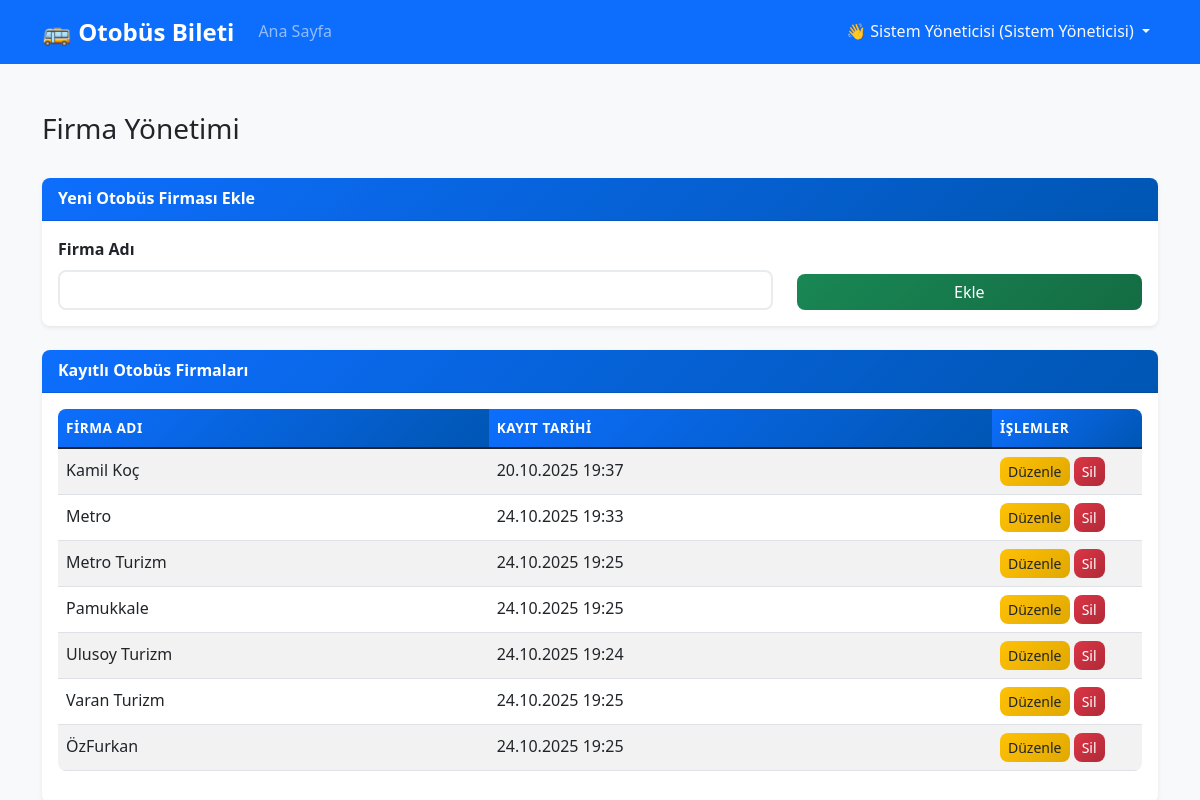
Screenshot of /admin/manage_companies.php (signed in) with the database file from the repository.
### tables this page shows
CREATE TABLE bus_companies (
            id TEXT PRIMARY KEY,
            name TEXT UNIQUE NOT NULL,
            logo_path TEXT,
            created_at DATETIME DEFAULT CURRENT_TIMESTAMP
        );

### config/database.php (called while the page is built, shortened)
<?php
class Database {
    private $pdo;
    public function __construct() {
        try {
            $dbPath = __DIR__ . '/../db_storage/bus_ticket.db';
            $this->pdo = new PDO('sqlite:' . $dbPath);
            $this->pdo->setAttribute(PDO::ATTR_ERRMODE, PDO::ERRMODE_EXCEPTION);
            $this->pdo->exec('PRAGMA foreign_keys = ON;');
        } catch (PDOException $e) {
            error_log("Veritabanı bağlantı hatası: " . $e->getMessage());
            die("Sistemde bir hata oluştu. Lütfen daha sonra tekrar deneyin.");
        }
    }
    public function getAllCompanies() {
        $stmt = $this->pdo->prepare("SELECT * FROM bus_companies ORDER BY name");
        $stmt->execute();
        return $stmt->fetchAll(PDO::FETCH_ASSOC);
    }
}
?>

### includes/functions.php (called while the page is built, shortened)
<?php
function formatDateTime($datetime) {
    return date('d.m.Y H:i', strtotime($datetime));
}
?>

### admin/manage_companies.php (the view, shortened to what this page needs)
<?php
require_once '../config/database.php';
require_once '../includes/functions.php';
$db = new Database();
$companies = [];
try {
    $companies = $db->getAllCompanies();
} catch (Exception $e) {
    $error = 'Firmalar yüklenirken bir hata oluştu: ' . $e->getMessage();
}
?>
<!DOCTYPE html>
<html lang="tr">
<head>
    <link href="https://cdn.jsdelivr.net/npm/bootstrap@5.1.3/dist/css/bootstrap.min.css" rel="stylesheet">
    <link href="../assets/css/style.css" rel="stylesheet">
</head>
<body>
    <?php include '../includes/navbar.php'; ?>
    <div class="container mt-5">
        <div class="d-flex justify-content-between align-items-center mb-4">
            <h1 class="h3">Firma Yönetimi</h1>
        </div>
        <div class="card shadow-sm mb-4">
            <div class="card-header bg-primary text-white">Yeni Otobüs Firması Ekle</div>
            <div class="card-body">
                <form method="POST">
                    <div class="row">
                        <div class="col-md-8">
                            <label for="company_name" class="form-label">Firma Adı</label>
                            <input type="text" class="form-control" id="company_name" name="company_name" required>
                        </div>
                        <div class="col-md-4 d-flex align-items-end">
                            <button type="submit" class="btn btn-success w-100">Ekle</button>
                        </div>
                    </div>
                </form>
            </div>
        </div>
        <div class="card shadow-sm mt-4">
            <div class="card-header bg-secondary text-white">Kayıtlı Otobüs Firmaları</div>
            <div class="card-body">
                <?php if (empty($companies)): ?>
                    <div class="alert alert-info">Sistemde kayıtlı otobüs firması bulunmamaktadır.</div>
                <?php else: ?>
                    <div class="table-responsive">
                        <table class="table table-striped table-hover align-middle">
                            <thead class="table-dark">
                                <tr>
                                    <th>Firma Adı</th>
                                    <th>Kayıt Tarihi</th>
                                    <th style="width:150px;">İşlemler</th>
                                </tr>
                            </thead>
                            <tbody>
                                <?php foreach ($companies as $company): ?>
                                <tr>
                                    <td><?php echo htmlspecialchars($company['name']); ?></td>
                                    <td><?php echo formatDateTime($company['created_at']); ?></td>
                                    <td>
                                        <a href="company_edit.php?id=<?php echo $company['id']; ?>" class="btn btn-sm btn-warning">Düzenle</a>
                                        <form method="POST" style="display:inline-block;"
                                              onsubmit="return confirm('Bu firmayı silmek istediğinizden emin misiniz? Bu işlem geri alınamaz!');">
                                            <button type="submit" class="btn btn-sm btn-danger">Sil</button>
                                        </form>
                                    </td>
                                </tr>
                                <?php endforeach; ?>
                            </tbody>
                        </table>
                    </div>
                <?php endif; ?>
            </div>
        </div>
    </div>
</body>
</html>

### assets/css/style.css (style rules this page uses)
body { font-family: 'Segoe UI', Tahoma, Geneva, Verdana, sans-serif; background-color: #f8f9fa; line-height: 1.6; }
.card { border: none; border-radius: var(--border-radius); box-shadow: var(--box-shadow); transition: transform 0.3s ease, box-shadow 0.3s ease; }
.card-header { background: linear-gradient(135deg, var(--primary-color), #0056b3); color: white; border-radius: var(--border-radius) var(--border-radius) 0 0 !important; font-weight: 600; }
.btn { border-radius: var(--border-radius); font-weight: 500; transition: all 0.3s ease; }
.btn-success { background: linear-gradient(135deg, var(--success-color), #146c43); border: none; }
.btn-danger { background: linear-gradient(135deg, var(--danger-color), #b02a37); border: none; }
.btn-warning { background: linear-gradient(135deg, var(--warning-color), #e0a800); border: none; color: var(--dark-color); }
.form-control { border-radius: var(--border-radius); border: 2px solid #e9ecef; transition: border-color 0.3s ease, box-shadow 0.3s ease; }
.form-label { font-weight: 600; color: var(--dark-color); margin-bottom: 0.5rem; }
.table { border-radius: var(--border-radius); overflow: hidden; }
.table thead th { background: linear-gradient(135deg, var(--primary-color), #0056b3); color: white; border: none; font-weight: 600; text-transform: uppercase; font-size: 0.85rem; letter-spacing: 0.5px; }
.table tbody tr { transition: background-color 0.3s ease; }

### rows the page displays
bus_companies: name "Kamil Koç", created_at "20.10.2025 19:37"
bus_companies: name "Metro", created_at "24.10.2025 19:33"
bus_companies: name "Metro Turizm", created_at "24.10.2025 19:25"
bus_companies: name "Pamukkale", created_at "24.10.2025 19:25"
bus_companies: name "Ulusoy Turizm", created_at "24.10.2025 19:24"
bus_companies: name "Varan Turizm", created_at "24.10.2025 19:25"
bus_companies: name "ÖzFurkan", created_at "24.10.2025 19:25"

### other values shown
$_SESSION['user']['full_name'] "Sistem Yöneticisi"
getRoleName($_SESSION['user']['role']) "Sistem Yöneticisi"
